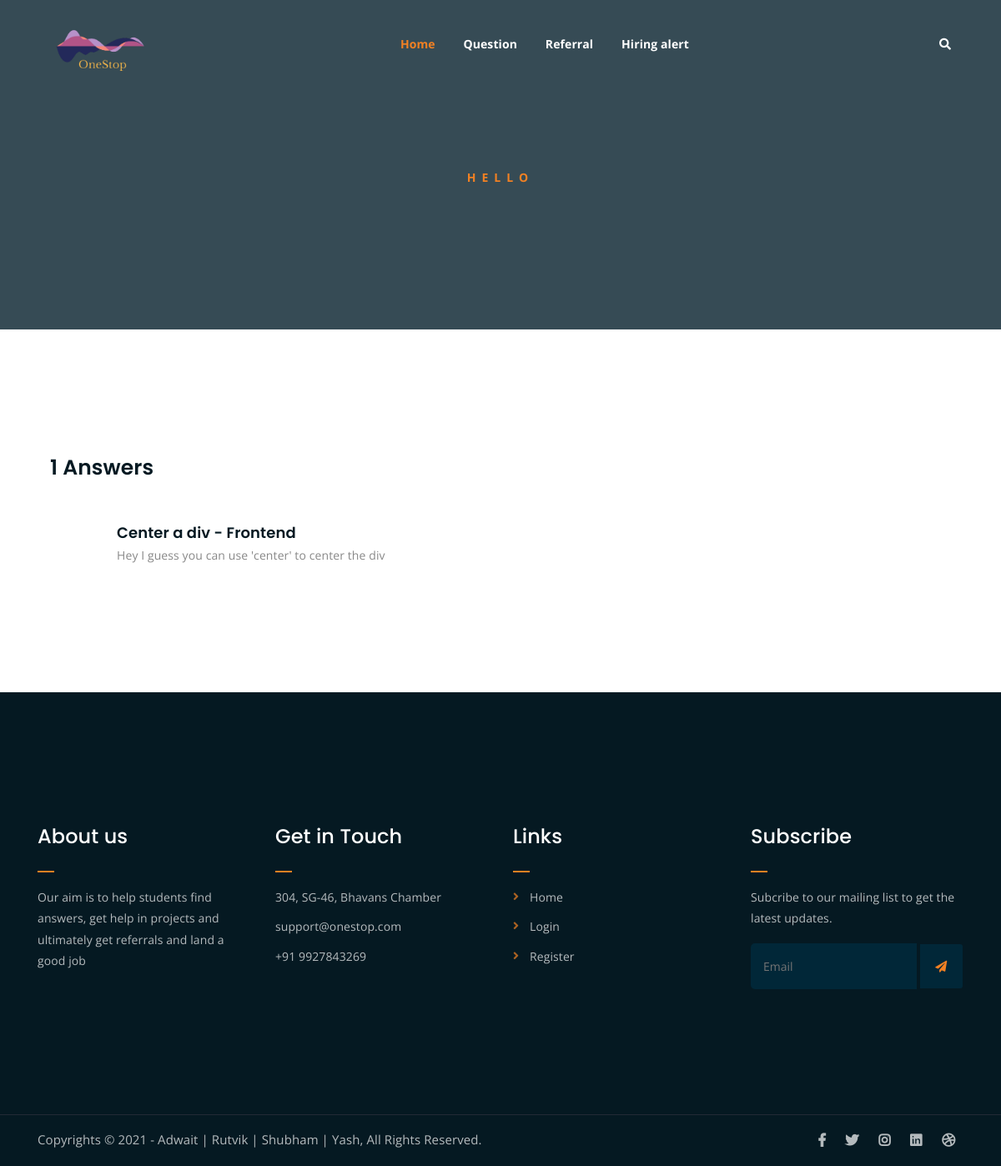
Page /Student/answer/7/ on the committed database.
### main/models.py (models this page shows)
class Answer(models.Model):
    question = models.ForeignKey(Question,on_delete=models.CASCADE)
    description = models.TextField()
    image = models.ImageField(upload_to='mainapp/question_images/', null=True)
    student = models.ForeignKey(User, on_delete=models.CASCADE)
    date_posted = models.DateTimeField(default=datetime.datetime.now())

class Question(models.Model):
    title = models.CharField(max_length=500)
    description = models.TextField()
    image = models.ImageField(upload_to='mainapp/question_images/', null=True)
    student = models.ForeignKey(User, on_delete=models.CASCADE)
    date_posted = models.DateTimeField(default=datetime.datetime.now)

### main/views.py (the view)
def StudentAnswerListView(request, pk):
    context = {
        "student": Student.objects.filter(user__pk=pk).first(),
        "answers": Answer.objects.filter(student__pk=pk),
    }
    print("in student")
    return render(request, "main/profile_ans.html", context)

### main/templates/main/profile_ans.html (shortened to what this page needs)
{% extends "main/base.html" %}
{% block content%}
<div class="breadcrumb-section breadcrumb-bg">
    <div class="container">
        <div class="row">
            <div class="col-lg-8 offset-lg-2 text-center">
                <div class="breadcrumb-text">
                    <p>Hello</p>
                </div>
            </div>
        </div>
    </div>
</div>
<div class="contact-from-section mt-150 mb-150">
    <div class="container">
            <div class="col-lg-8 mb-5 mb-lg-0">
                <div class="comments-list-wrap">
                    <h3 class="comment-count-title">{{ answers.count }} Answers</h3>
                    <div class="comment-list">
                        {%for ans in answers%}
                        <div class="single-comment-body">
                            <div class="comment-text-body">
                                <a href="{%url 'Questions-detail' ans.question.id %}" >
                                    <h4>{{ans.question.title}}  </h4>
                                </a>
                                <p>{{ans.description}}</p>
                            </div>
                        </div>
                        {%endfor%}
                    </div>
                </div>
            </div>
        </div>
</div>
{% endblock content%}

### main/static/main/css/main.css (style rules this page uses)
html { font-size: 14px; font-weight: 400; line-height: 28px; height: 100%; }
body { font-family: "Open Sans", sans-serif; font-weight: 400; font-size: 1rem; letter-spacing: 0.1px; line-height: 1.8; color: #051922; overflow-x: hidden; }
a { cursor: pointer; text-decoration: none; -webkit-transition: all 0.2s ease-in-out; -o-transition: all 0.2s ease-in-out; transition: all 0.2s ease-in-out; }
h1, .h1, h2, .h2, h3, .h3, h4, .h4, h5, .h5, h6, .h6 { font-family: "Poppins", sans-serif; font-weight: 700; margin: 0 0 1.25rem 0; color: #051922; }
h1:last-child, .h1:last-child, h2:last-child, .h2:last-child, h3:last-child, .h3:last-child, h4:last-child, .h4:last-child, h5:last-child, .h5:last-child, h6:last-child, .h6:last-child { margin: 0; }
h3, .h3 { font-size: 2rem; font-weight: 700; line-height: 2.25rem; }
h4, .h4 { font-size: 1.5rem; font-weight: 700; line-height: 1.75rem; }
p { font-family: "Open Sans", sans-serif; font-weight: 400; font-size: 1rem; letter-spacing: 0.1px; line-height: 1.8; color: #051922; margin: 0 0 1.25rem 0; }
p:last-child { margin: 0; }
.mt-150 { margin-top: 150px; }
.mb-150 { margin-bottom: 150px; }
.breadcrumb-bg { background-image: url(../img/breadcrumb-bg.jpg); }
.breadcrumb-text p { color: #F28123; font-weight: 700; text-transform: uppercase; letter-spacing: 7px; }
.breadcrumb-section { padding: 150px 0; background-size: cover; background-position: center center; position: relative; z-index: 1; background-attachment: fixed; padding-top: 200px; }
.breadcrumb-section:after { position: absolute; left: 0; top: 0; width: 100%; height: 100%; content: ""; background-color: #07212e; z-index: -1; opacity: 0.8; }
html, body { height: 100%; }
.comments-list-wrap { margin: 100px 0; }
.comments-list-wrap h3 { font-size: 25px; font-weight: 600; margin-bottom: 50px; }
.single-comment-body { position: relative; }
.comment-text-body { padding-left: 80px; margin-bottom: 40px; }
.comment-text-body h4 { font-size: 18px; font-weight: 600; }
.comment-text-body p { color: #888; line-height: 2; margin: 0; }

### rows in the picture
Answer: question "Center a div - Frontend", description "Hey I guess you can use 'center' to center the div"

### other values in the picture
{{ answers.count }} "1"
